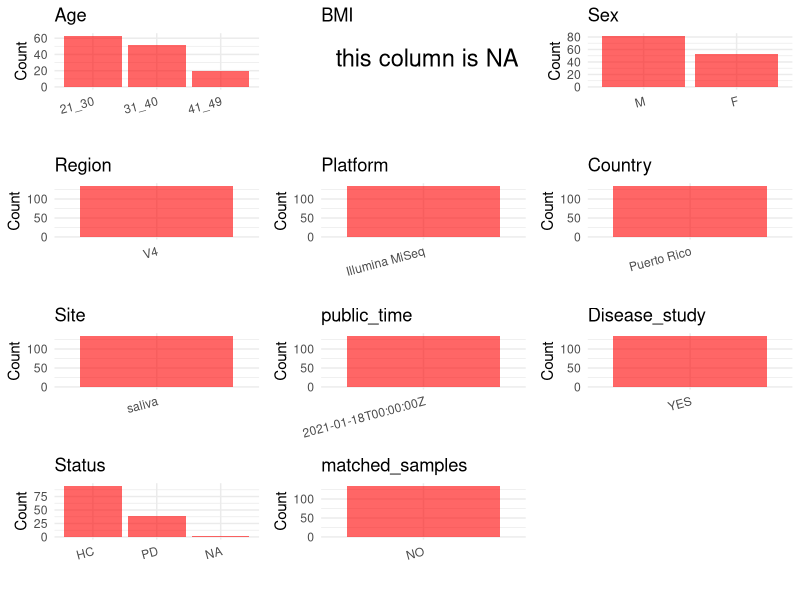

Reproduce this figure in R. (Note: this script raises an error after producing the figure.)
## ---- chunk 1
# Load necessary libraries
library(dplyr)
library(ggplot2)
library(cowplot)

# Set working directory (update this path to your local directory)
setwd("E:/bioproject/PRJEB42371")

# Read the initial metadata files
initial_meta <- read.csv("SraRunTable.csv", header = T) 

# Remove entries non-oral samples
initial_meta <- initial_meta %>%
  filter(target_gene..exp. != "ITS",
         env_material != "sterile water")

# Display the first few rows of the metadata
head(initial_meta)
## ---- chunk 2
# Create a uniform metadata dataframe
metadata <- data.frame(
  BioProject = initial_meta$BioProject,
  Run = initial_meta$Run,
  sample_name = initial_meta$host_subject_id,
  Age = initial_meta$age_category, 
  BMI = NA,  
  Sex = initial_meta$sex,
  Region = initial_meta$target_subfragment..exp.,
  Platform = initial_meta$Instrument,
  Country = initial_meta$COUNTRY,
  Site = initial_meta$env_material,
  public_time = initial_meta$ReleaseDate,
  Status = initial_meta$perio_4_categories,
  stringsAsFactors = FALSE
)

# Use abbreviations to indicate gender
metadata <- metadata %>%
  mutate(Sex = recode(Sex, "female" = "F", "male" = "M"))
## ---- chunk 3
# Add information obtained from the publication
metadata$PCR_primers <- "F:5'-GTGYCAGCMGCCGCGGTAA-3'; R:5'-GGACTACNVGGGTWTCTAAT-3'"
metadata$title <- "Ecological competition in the oral mycobiome of Hispanic adults living in Puerto Rico associates with periodontitis"
metadata$Disease_study <- "YES"
# Assign disease status based on sample_name patterns
metadata <- metadata %>%
  mutate(
    Status = case_when(
      Status %in% c("moderate", "mild", "severe") ~ "PD",
      Status == "no" ~ "HC",
      Status == "" ~ NA_character_,
      TRUE ~ Status
    )
  )

#extract subject id by remove prefix of sample_name
metadata$sample_name <- gsub("O", "", metadata$sample_name)

# Check initial data distribution
cat("Initial sample distribution:\n")
table(metadata$sample_name)
table(metadata$Site)

# Calculate sampling frequency per subject
sample_counts <- table(metadata$sample_name)
cat("\nNumber of samples per subject:\n")
print(sample_counts)

# Create matched_samples column
metadata$matched_samples <- ifelse(metadata$sample_name %in% names(sample_counts[sample_counts >= 2]), "YES", "NO")

cat("\nMatched samples distribution:\n")
table(metadata$matched_samples)

# Identify samples for removal: single samples excluding saliva and tongue coat
single_samples <- names(sample_counts[sample_counts == 1])
samples_to_remove <- metadata$sample_name %in% single_samples & 
                     !(metadata$Site %in% c("saliva", "tongue coat"))

cat("\nNumber of samples to be removed:", sum(samples_to_remove), "\n")

# Remove identified samples
metadata_clean <- metadata[!samples_to_remove, ]

cat("\nFinal sample distribution after cleaning:\n")
table(metadata_clean$sample_name)
table(metadata_clean$Site)
table(metadata_clean$matched_samples)

# Use cleaned dataset for subsequent analysis
metadata <- metadata_clean
## ---- chunk 4
# Check the number of unique runs and sample names
print(paste("Number of unique runs:", length(unique(metadata$Run))))
print(paste("Number of unique sample names:", length(unique(metadata$sample_name))))
## ---- chunk 5
# Select columns for visualization
plot_data <- metadata %>%
  select(-BioProject, -Run, -sample_name, -title)

# Function to create simple plots for each column
create_simple_plots <- function(data) {
  plots <- list()
  
  for (col in colnames(data)) {
    # Check if the column is all NA
    if (all(is.na(data[[col]]))) {
      # Create an empty plot with text indicating all NA
      p <- ggplot() +
        annotate("text", x = 0.5, y = 0.5, label = "this column is NA", size = 6) +
        labs(title = col) +
        theme_void()
    } else if (is.numeric(data[[col]])) {
      # Numeric variable: histogram
      p <- ggplot(data, aes(x = .data[[col]])) +
        geom_histogram(fill = "blue", alpha = 0.6, bins = 20, na.rm = TRUE) +
        labs(title = col) +
        theme_minimal()
    } else {
      # Categorical variable: bar plot (remove NA values)
      count_data <- as.data.frame(table(data[[col]], useNA = "ifany"))
      p <- ggplot(count_data, aes(x = reorder(Var1, -Freq), y = Freq)) +
        geom_col(fill = "red", alpha = 0.6) +
        labs(title = col, x = NULL, y = "Count") +
        theme_minimal() +
        theme(axis.text.x = element_text(angle = 15, hjust = 1))
    }
    plots[[col]] <- p
  }
  
  return(plots)
}

# Generate and arrange plots
plots <- create_simple_plots(plot_data)
p<-plot_grid(plots$Age, 
          plots$BMI, 
          plots$Sex, 
          plots$Region, 
          plots$Platform, 
          plots$Country, 
          plots$Site,
          plots$public_time, 
          plots$Disease_study,
          plots$Status,
          plots$matched_samples,# add 
          ncol = 3, align = "hv", axis = "lb")
ggsave("Metadata_Summary.png", plot = p, width = 8, height = 6, dpi = 150)
## ---- chunk 6
knitr::include_graphics("Metadata_Summary.png")
## ---- chunk 7
# Reorder columns to match the desired format
metadata <- metadata[, c(
  "BioProject", "Run", "sample_name", "Age", "BMI", "Sex", 
  "Region", "Platform", "Country", "Site", "public_time", 
  "PCR_primers", "title", "Disease_study", "Status","matched_samples"
)]

# Export the uniform metadata to a CSV file
write.csv(metadata, file = "metadata.csv", quote = FALSE)
head(metadata)
